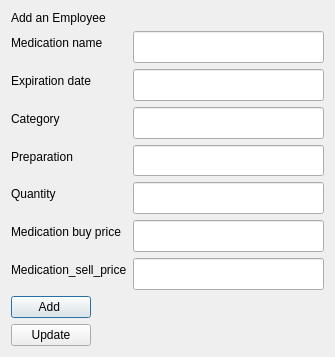
<?xml version="1.0" encoding="UTF-8"?>
<ui version="4.0">
 <class>Dialog</class>
 <widget class="QDialog" name="Dialog">
  <property name="geometry">
   <rect>
    <x>0</x>
    <y>0</y>
    <width>335</width>
    <height>357</height>
   </rect>
  </property>
  <property name="windowTitle">
   <string>Dialog</string>
  </property>
  <layout class="QFormLayout" name="formLayout">
   <item row="0" column="0">
    <widget class="QLabel" name="label_medication">
     <property name="styleSheet">
      <string notr="true">font: 12pt &quot;MS Shell Dlg 2&quot;;</string>
     </property>
     <property name="text">
      <string>Add an Employee</string>
     </property>
    </widget>
   </item>
   <item row="1" column="0">
    <widget class="QLabel" name="label">
     <property name="text">
      <string>Medication name</string>
     </property>
    </widget>
   </item>
   <item row="1" column="1">
    <widget class="QLineEdit" name="text_medication_name_medication">
     <property name="sizePolicy">
      <sizepolicy hsizetype="Expanding" vsizetype="Expanding">
       <horstretch>0</horstretch>
       <verstretch>0</verstretch>
      </sizepolicy>
     </property>
     <property name="minimumSize">
      <size>
       <width>0</width>
       <height>30</height>
      </size>
     </property>
    </widget>
   </item>
   <item row="2" column="0">
    <widget class="QLabel" name="label_3">
     <property name="text">
      <string>Expiration date</string>
     </property>
    </widget>
   </item>
   <item row="2" column="1">
    <widget class="QLineEdit" name="text_expiration_name_medication">
     <property name="sizePolicy">
      <sizepolicy hsizetype="Expanding" vsizetype="Expanding">
       <horstretch>0</horstretch>
       <verstretch>0</verstretch>
      </sizepolicy>
     </property>
     <property name="minimumSize">
      <size>
       <width>0</width>
       <height>30</height>
      </size>
     </property>
    </widget>
   </item>
   <item row="3" column="0">
    <widget class="QLabel" name="label_4">
     <property name="text">
      <string>Category</string>
     </property>
    </widget>
   </item>
   <item row="3" column="1">
    <widget class="QLineEdit" name="text_category_medication">
     <property name="sizePolicy">
      <sizepolicy hsizetype="Expanding" vsizetype="Expanding">
       <horstretch>0</horstretch>
       <verstretch>0</verstretch>
      </sizepolicy>
     </property>
     <property name="minimumSize">
      <size>
       <width>0</width>
       <height>30</height>
      </size>
     </property>
    </widget>
   </item>
   <item row="4" column="0">
    <widget class="QLabel" name="label_5">
     <property name="text">
      <string>Preparation</string>
     </property>
    </widget>
   </item>
   <item row="4" column="1">
    <widget class="QLineEdit" name="text_preparation_medication">
     <property name="sizePolicy">
      <sizepolicy hsizetype="Expanding" vsizetype="Expanding">
       <horstretch>0</horstretch>
       <verstretch>0</verstretch>
      </sizepolicy>
     </property>
     <property name="minimumSize">
      <size>
       <width>0</width>
       <height>30</height>
      </size>
     </property>
    </widget>
   </item>
   <item row="5" column="0">
    <widget class="QLabel" name="label_7">
     <property name="text">
      <string>Quantity</string>
     </property>
    </widget>
   </item>
   <item row="5" column="1">
    <widget class="QLineEdit" name="text_quantity_medication">
     <property name="sizePolicy">
      <sizepolicy hsizetype="Expanding" vsizetype="Expanding">
       <horstretch>0</horstretch>
       <verstretch>0</verstretch>
      </sizepolicy>
     </property>
     <property name="minimumSize">
      <size>
       <width>0</width>
       <height>30</height>
      </size>
     </property>
    </widget>
   </item>
   <item row="6" column="0">
    <widget class="QLabel" name="label_6">
     <property name="text">
      <string>Medication buy price</string>
     </property>
    </widget>
   </item>
   <item row="6" column="1">
    <widget class="QLineEdit" name="text_medicationbp_medication">
     <property name="sizePolicy">
      <sizepolicy hsizetype="Expanding" vsizetype="Expanding">
       <horstretch>0</horstretch>
       <verstretch>0</verstretch>
      </sizepolicy>
     </property>
     <property name="minimumSize">
      <size>
       <width>0</width>
       <height>30</height>
      </size>
     </property>
    </widget>
   </item>
   <item row="7" column="0">
    <widget class="QLabel" name="label_8">
     <property name="text">
      <string>Medication_sell_price</string>
     </property>
    </widget>
   </item>
   <item row="7" column="1">
    <widget class="QLineEdit" name="text_medicationsp_medication">
     <property name="sizePolicy">
      <sizepolicy hsizetype="Expanding" vsizetype="Expanding">
       <horstretch>0</horstretch>
       <verstretch>0</verstretch>
      </sizepolicy>
     </property>
     <property name="minimumSize">
      <size>
       <width>0</width>
       <height>30</height>
      </size>
     </property>
    </widget>
   </item>
   <item row="8" column="0">
    <widget class="QPushButton" name="add_medication_button">
     <property name="maximumSize">
      <size>
       <width>130</width>
       <height>16777215</height>
      </size>
     </property>
     <property name="text">
      <string>Add </string>
     </property>
    </widget>
   </item>
   <item row="9" column="0">
    <widget class="QPushButton" name="update_medication_button">
     <property name="maximumSize">
      <size>
       <width>130</width>
       <height>16777215</height>
      </size>
     </property>
     <property name="text">
      <string>Update</string>
     </property>
    </widget>
   </item>
  </layout>
 </widget>
 <resources/>
 <connections/>
</ui>
